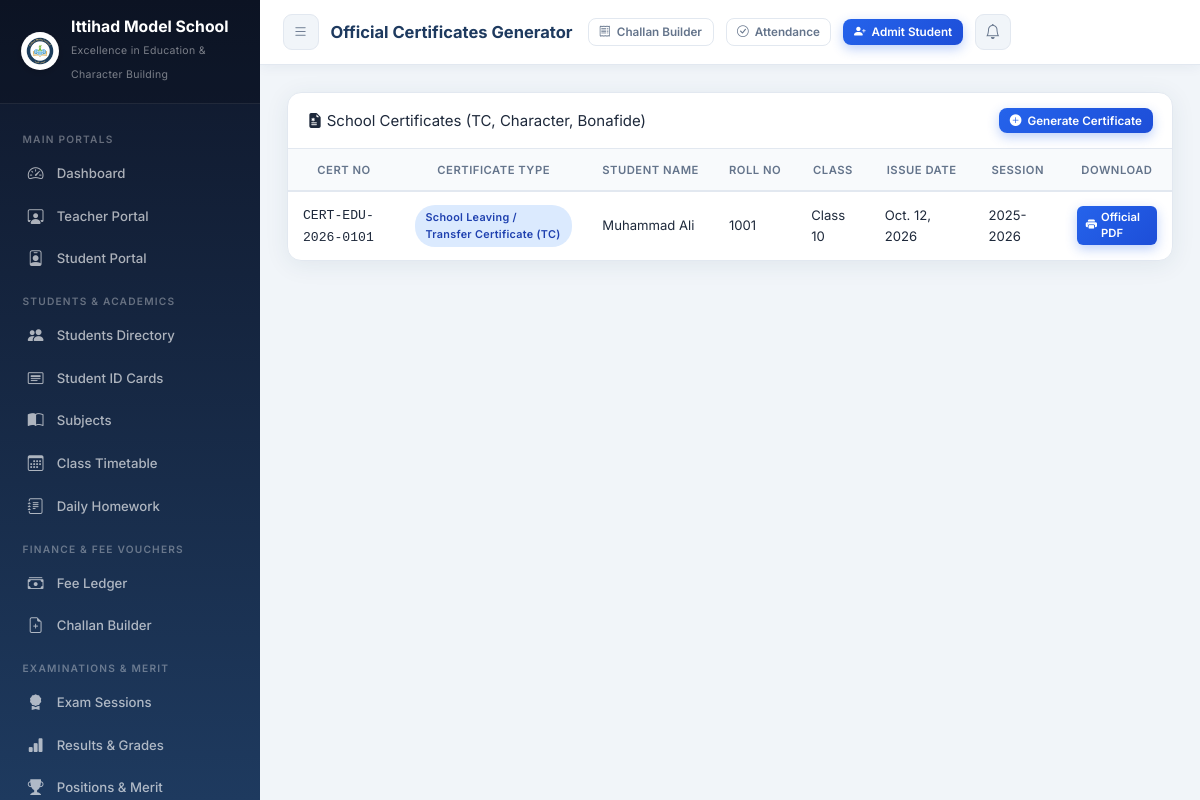
Page /certificates/ (signed in) on the committed database.
### core/models.py (models this page shows, shortened)
class SchoolSetting(models.Model):
    school_name        = models.CharField(max_length=200, default='Ittihad Model School')
    tagline            = models.CharField(max_length=250, default='Excellence in Education & Character Building')
    registration_no    = models.CharField(max_length=100, default='REG-IMS-2026-987')
    address            = models.TextField(default='Sector H-9, Educational Complex, Capital City')
    contact_phone      = models.CharField(max_length=50, default='+92 51 9876543 / 0300-1234567')
    email              = models.EmailField(default='info@ittihadmodelschool.edu.pk')
    website            = models.URLField(default='https://ittihadmodelschool.edu.pk', blank=True)
    logo               = models.ImageField(upload_to='school_branding/', default='school_branding/logo.png', blank=True, null=True)
    bank_name          = models.CharField(max_length=100, default='National Allied Bank Ltd')
    bank_account_title = models.CharField(max_length=150, default='Ittihad Model School Trust')
    bank_account_no    = models.CharField(max_length=50, default='0123-4567890123')
    iban               = models.CharField(max_length=50, default='PK36NABL0000012345678901')
    bank_branch        = models.CharField(max_length=100, default='Main Campus Branch (Code: 0422)')
    currency_symbol    = models.CharField(max_length=10, default='PKR')
    late_fee_per_day   = models.DecimalField(max_digits=8, decimal_places=2, default=50.00)
    principal_name     = models.CharField(max_length=100, default='Prof. Dr. Sarah Jenkins')
    @classmethod
    def get_settings(cls):
        obj, _ = cls.objects.get_or_create(
            id=1,
            defaults={
                'school_name': 'Ittihad Model School',
                'tagline': 'Excellence in Education & Character Building',
                'logo': 'school_branding/logo.png',
            }
        )
        return obj

class Certificate(models.Model):
    CERTIFICATE_TYPES = [
        ('Leaving_TC', 'School Leaving / Transfer Certificate (TC)'),
        ('Character', 'Character & Conduct Certificate'),
        ('Bonafide', 'Bonafide / Student Status Certificate'),
        ('Merit', 'Academic Merit Certificate'),
    ]
    certificate_type  = models.CharField(max_length=25, choices=CERTIFICATE_TYPES, default='Leaving_TC', db_index=True)
    certificate_no    = models.CharField(max_length=40, unique=True, db_index=True)
    student           = models.ForeignKey(Student, on_delete=models.PROTECT)
    issue_date        = models.DateField(default=date.today, db_index=True)
    reason_for_leaving = models.CharField(max_length=200, blank=True, default='Completed Academic Session / Parent Relocation')
    conduct_remarks   = models.CharField(max_length=200, default='Exemplary moral character and diligent student.')
    session           = models.CharField(max_length=30, default='2025-2026')
    is_issued         = models.BooleanField(default=True)
    created_at        = models.DateTimeField(auto_now_add=True)
    class Meta:
        ordering = ['-issue_date']

class Student(models.Model):
    user           = models.OneToOneField(User, on_delete=models.SET_NULL, null=True, blank=True, related_name='student_profile')
    roll_no        = models.CharField(max_length=20, unique=True, db_index=True)
    admission_no   = models.CharField(max_length=30, blank=True, db_index=True)
    name           = models.CharField(max_length=100, db_index=True)
    father_name    = models.CharField(max_length=100, blank=True)
    father_occupation = models.CharField(max_length=100, blank=True)
    mother_name    = models.CharField(max_length=100, blank=True)
    gender         = models.CharField(max_length=10, choices=GENDER_CHOICES, default='Male')
    blood_group    = models.CharField(max_length=10, choices=BLOOD_GROUPS, default='Unknown')
    dob            = models.DateField(null=True, blank=True)
    student_class  = models.CharField(max_length=10, choices=CLASS_CHOICES, db_index=True)
    section        = models.CharField(max_length=5, choices=SECTION_CHOICES, default='A', db_index=True)
    contact        = models.CharField(max_length=25, blank=True, db_index=True)
    emergency_contact = models.CharField(max_length=25, blank=True, db_index=True)
    email          = models.EmailField(blank=True)
    address        = models.TextField(blank=True)
    photo          = models.ImageField(upload_to='student_photos/', blank=True, null=True)
    admission_date = models.DateField(default=date.today)
    monthly_fee    = models.DecimalField(max_digits=10, decimal_places=2, default=3500.00)
    concession_percent = models.DecimalField(max_digits=5, decimal_places=2, default=0.00)
    concession_reason  = models.CharField(max_length=150, blank=True, help_text="e.g. Merit Scholarship, Siblings")
    is_active      = models.BooleanField(default=True, db_index=True)
    created_at     = models.DateTimeField(auto_now_add=True)
    updated_at     = models.DateTimeField(auto_now=True)
    class Meta:
        ordering = ['student_class', 'section', 'roll_no']

### core/views.py (the view)
# urls.py: path('certificates/',                views.certificate_list,         name='certificate_list'),
@login_required
def certificate_list(request):
    certificates = Certificate.objects.select_related('student').all()
    return render(request, 'core/certificate_list.html', {'certificates': certificates})

### core/context_processors.py (called while the page is built)
def school_settings_processor(request):
    try:
        setting = SchoolSetting.get_settings()
    except Exception:
        setting = None
    return {
        'school_setting': setting,
        'SCHOOL_NAME': setting.school_name if setting else 'Ittihad Model School',
    }

### templates/core/certificate_list.html (shortened to what this page needs)
{% extends "base.html" %}
{% block page_title %}Official Certificates Generator{% endblock %}
{% block content %}
<div class="card fade-in">
  <div class="card-header" style="display:flex; justify-content:space-between; align-items:center; flex-wrap:wrap; gap:12px;">
    <div class="card-title"><i class="bi bi-file-earmark-medical-fill text-primary"></i> School Certificates (TC, Character, Bonafide)</div>
    <a href="{% url 'certificate_add' %}" class="btn btn-primary btn-sm">
      <i class="bi bi-plus-circle-fill"></i> Generate Certificate
    </a>
  </div>
  <div class="card-body p-0">
    <div class="table-responsive">
      <table class="table mb-0">
        <thead>
          <tr>
            <th>Cert No</th>
            <th>Certificate Type</th>
            <th>Student Name</th>
            <th>Roll No</th>
            <th>Class</th>
            <th>Issue Date</th>
            <th>Session</th>
            <th>Download</th>
          </tr>
        </thead>
        <tbody>
          {% for cert in certificates %}
            <tr>
              <td><code>{{ cert.certificate_no }}</code></td>
              <td><span class="badge badge-info">{{ cert.get_certificate_type_display }}</span></td>
              <td>
                <a href="{% url 'student_detail' cert.student.pk %}" class="text-dark font-weight-bold">
                  {{ cert.student.name }}
                </a>
              </td>
              <td>{{ cert.student.roll_no }}</td>
              <td>Class {{ cert.student.student_class }}</td>
              <td>{{ cert.issue_date }}</td>
              <td>{{ cert.session }}</td>
              <td>
                <a href="{% url 'certificate_pdf' cert.pk %}" target="_blank" class="btn btn-xs btn-primary">
                  <i class="bi bi-printer-fill"></i> Official PDF
                </a>
              </td>
            </tr>
          {% empty %}
            <tr>
              <td colspan="8" class="text-center py-4 text-muted">No certificates generated yet.</td>
            </tr>
          {% endfor %}
        </tbody>
      </table>
    </div>
  </div>
</div>
{% endblock %}

### templates/base.html (shortened to what this page needs)
<!DOCTYPE html>
<html lang="en">
<head>
  {% load static %}
  <link rel="stylesheet" href="{% static 'css/style.css' %}">
  <link rel="stylesheet" href="https://cdn.jsdelivr.net/npm/bootstrap-icons@1.11.1/font/bootstrap-icons.css">
</head>
<body>
<aside class="sidebar" id="sidebar">
  <div class="sidebar-brand">
    <div class="brand-icon" style="display:flex; align-items:center; justify-content:center; background:none;">
      {% if school_setting.logo %}
        <img src="{{ school_setting.logo.url }}" alt="Logo" style="width:38px; height:38px; border-radius:50%; object-fit:contain; background:white; padding:1px; box-shadow:0 2px 6px rgba(0,0,0,0.15);">
      {% else %}
        <img src="{% static 'images/logo.png' %}" alt="Logo" style="width:38px; height:38px; border-radius:50%; object-fit:contain; background:white; padding:1px; box-shadow:0 2px 6px rgba(0,0,0,0.15);" onerror="this.outerHTML='🏫'">
      {% endif %}
    </div>
    <div class="brand-text">
      <h2 style="font-size:1.05rem; line-height:1.2;">{{ school_setting.school_name|default:"Ittihad Model School" }}</h2>
      <span style="font-size:0.7rem; letter-spacing:0.3px;">{{ school_setting.tagline|default:"Excellence in Education" }}</span>
    </div>
  </div>
  <nav class="sidebar-menu">
    <div class="menu-label">Main Portals</div>
    <div class="nav-item">
      <a href="{% url 'dashboard' %}" class="nav-link">
        <span class="nav-icon"><i class="bi bi-speedometer2"></i></span>
        Dashboard
      </a>
    </div>
    <div class="nav-item">
      <a href="{% url 'teacher_portal' %}" class="nav-link">
        <span class="nav-icon"><i class="bi bi-person-workspace"></i></span>
        Teacher Portal
      </a>
    </div>
    <div class="nav-item">
      <a href="{% url 'student_portal' %}" class="nav-link">
        <span class="nav-icon"><i class="bi bi-person-badge"></i></span>
        Student Portal
      </a>
    </div>
    <div class="menu-label">Students & Academics</div>
    <div class="nav-item">
      <a href="{% url 'student_list' %}" class="nav-link">
        <span class="nav-icon"><i class="bi bi-people-fill"></i></span>
        Students Directory
      </a>
    </div>
    <div class="nav-item">
      <a href="{% url 'student_id_cards_pdf' %}" target="_blank" class="nav-link">
        <span class="nav-icon"><i class="bi bi-card-heading"></i></span>
        Student ID Cards
      </a>
    </div>
    <div class="nav-item">
      <a href="{% url 'subject_list' %}" class="nav-link">
        <span class="nav-icon"><i class="bi bi-book-half"></i></span>
        Subjects
      </a>
    </div>
    <div class="nav-item">
      <a href="{% url 'timetable_list' %}" class="nav-link">
        <span class="nav-icon"><i class="bi bi-calendar3"></i></span>
        Class Timetable
      </a>
    </div>
    <div class="nav-item">
      <a href="{% url 'homework_list' %}" class="nav-link">
        <span class="nav-icon"><i class="bi bi-journal-text"></i></span>
        Daily Homework
      </a>
    </div>
    <div class="menu-label">Finance & Fee Vouchers</div>
    <div class="nav-item">
      <a href="{% url 'fee_list' %}" class="nav-link">
        <span class="nav-icon"><i class="bi bi-cash-stack"></i></span>
        Fee Ledger
      </a>
    </div>
    <div class="nav-item">
      <a href="{% url 'bulk_voucher_generate' %}" class="nav-link">
        <span class="nav-icon"><i class="bi bi-file-earmark-plus"></i></span>
        Challan Builder
      </a>
    </div>
    <div class="menu-label">Examinations & Merit</div>
    <div class="nav-item">
      <a href="{% url 'exam_list' %}" class="nav-link">
        <span class="nav-icon"><i class="bi bi-award-fill"></i></span>
        Exam Sessions
      </a>
    </div>
    <div class="nav-item">
      <a href="{% url 'result_list' %}" class="nav-link">
        <span class="nav-icon"><i class="bi bi-bar-chart-fill"></i></span>
        Results & Grades
      </a>
    </div>
    <div class="nav-item">
      <a href="{% url 'merit_list_view' %}" class="nav-link">
        <span class="nav-icon"><i class="bi bi-trophy-fill"></i></span>
        Positions & Merit
      </a>
    </div>
  </nav>
</aside>
<header class="topbar">
  <div style="display:flex; align-items:center; gap:12px;">
    <button class="btn-icon" id="menuToggle" aria-label="Toggle menu">
      <i class="bi bi-list"></i>
    </button>
    <div class="topbar-title">{% block page_title %}EduManage Dashboard{% endblock %}</div>
  </div>
  <div class="topbar-actions">
    <a href="{% url 'bulk_voucher_generate' %}" class="btn btn-outline btn-sm" title="Generate Monthly Vouchers">
      <i class="bi bi-receipt"></i> <span class="d-none-sm">Challan Builder</span>
    </a>
    <a href="{% url 'student_attendance' %}" class="btn btn-outline btn-sm" title="Mark Daily Attendance">
      <i class="bi bi-check-circle"></i> <span class="d-none-sm">Attendance</span>
    </a>
    <a href="{% url 'student_add' %}" class="btn btn-primary btn-sm" id="quickAddStudent">
      <i class="bi bi-person-plus-fill"></i> <span class="d-none-sm">Admit Student</span>
    </a>
    <a href="{% url 'notifications' %}" class="btn-icon" id="notifBtn" title="Notifications">
      <i class="bi bi-bell"></i>
    </a>
  </div>
</header>
<main class="main-content">
  <div class="page-body">
    {% block content %}{% endblock %}
  </div>
</main>
</body>
</html>

### rows in the picture
SchoolSetting: logo (picture), school_name "Ittihad Model School", tagline "Excellence in Education & Character Building"
Certificate: certificate_no "CERT-EDU-2026-0101", certificate_type "School Leaving / Transfer Certificate (TC)", student.name "Muhammad Ali", student.roll_no "1001", student.student_class "10", issue_date "Oct. 12, 2026", session "2025-2026"
